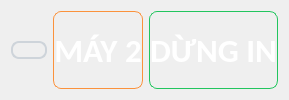
              <widget class="QWidget" name="widget_31" native="true">
               <property name="styleSheet">
                <string notr="true">*{
	color: #ffffff;
}

#labelMay2 {
	background: qradialgradient(
    	cx: 0.5, cy: 0.5, radius: 1.0,
    	fx: 0.5, fy: 0.5,
    	stop: 0 #fb923c,      /* Tâm: Cam đậm */
    	stop: 0.7 #fed7aa,    /* Giữa: Cam nhạt */
    	stop: 1 transparent   /* Viền: Trong suốt → nhạt dần */
	);
	border: 1px solid #fb923c;
	border-radius: 8px;
}

#txtTrangThai2 {
	background: qradialgradient(
    	cx: 0.5, cy: 0.5, radius: 1.0,
    	fx: 0.5, fy: 0.5,
   		stop: 0 #22c55e,      /* Tâm: Xanh lá đậm */
    	stop: 0.7 #86efac,    /* Giữa: Xanh lá nhạt */
    	stop: 1 transparent   /* Viền: Trong suốt → nhạt dần */
	);
	border: 1px solid #22c55e;
	border-radius: 8px;
}

#btnRefresh2 {
	background: qradialgradient(
          cx: 0.5, cy: 0.5, radius: 0.5,
          fx: 0.5, fy: 0.5,
          stop: 0 #f8f9fa,     /* Trắng sáng */
          stop: 0.5 #e9ecef,   /* Xám nhạt */
          stop: 1 #adb5bd      /* Xám viền */
      );
      color: #212529;           /* Chữ xám đậm */
      border: 2px solid #ced4da; /* Viền xám nhạt */
      border-radius: 8px;
}

#btnRefresh2:hover {
	background: qradialgradient(
          cx: 0.5, cy: 0.5, radius: 0.5,
          fx: 0.5, fy: 0.5,
          stop: 0 #ffffff,     /* Sáng hơn */
          stop: 0.5 #f1f3f5,
          stop: 1 #adb5bd
      );
	border: 2px solid #ced4da; /* Viền xám nhạt */
    border-radius: 8px;
}

#btnRefresh2:pressed {
	background: qradialgradient(
          cx: 0.5, cy: 0.5, radius: 0.5,
          fx: 0.5, fy: 0.5,
          stop: 0 #e9ecef,
          stop: 1 #adb5bd
      );
	border: 2px solid #ced4da; /* Viền xám nhạt */
    border-radius: 8px;
}</string>
               </property>
               <layout class="QHBoxLayout" name="horizontalLayout_12" stretch="10,45,45">
                <item>
                 <widget class="QPushButton" name="btnRefresh2">
                  <property name="cursor">
                   <cursorShape>PointingHandCursor</cursorShape>
                  </property>
                  <property name="text">
                   <string/>
                  </property>
                  <property name="icon">
                   <iconset>
                    <normaloff>assets/circle-of-two-clockwise-arrows-rotation.png</normaloff>assets/circle-of-two-clockwise-arrows-rotation.png</iconset>
                  </property>
                  <property name="iconSize">
                   <size>
                    <width>25</width>
                    <height>54</height>
                   </size>
                  </property>
                 </widget>
                </item>
                <item>
                 <widget class="QLabel" name="labelMay2">
                  <property name="font">
                   <font>
                    <family>Calibri</family>
                    <pointsize>25</pointsize>
                    <weight>75</weight>
                    <bold>true</bold>
                   </font>
                  </property>
                  <property name="lineWidth">
                   <number>0</number>
                  </property>
                  <property name="text">
                   <string>MÁY 2</string>
                  </property>
                  <property name="alignment">
                   <set>Qt::AlignCenter</set>
                  </property>
                 </widget>
                </item>
                <item>
                 <widget class="QLabel" name="txtTrangThai2">
                  <property name="font">
                   <font>
                    <family>Calibri</family>
                    <pointsize>25</pointsize>
                    <weight>75</weight>
                    <bold>true</bold>
                   </font>
                  </property>
                  <property name="text">
                   <string>DỪNG IN</string>
                  </property>
                  <property name="alignment">
                   <set>Qt::AlignCenter</set>
                  </property>
                 </widget>
                </item>
               </layout>
              </widget>
